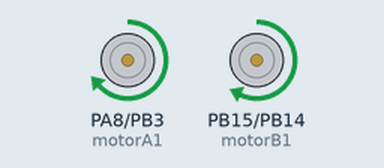
Simulated run of this sketch. Board: STM32 Blue Pill. On the bench: motor-driver pin pairs drawn as motors (green arrow = first pin HIGH = forward, orange = second pin HIGH = backward, longer = more drive).

Above: at 0.1 s.
At 3.6 s:
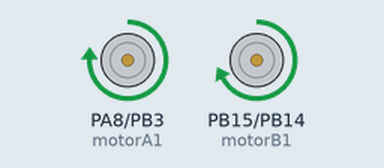
At 7.9 s:
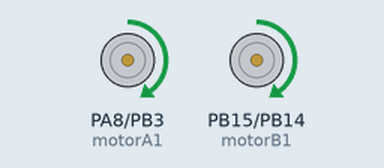
At 9.5 s:
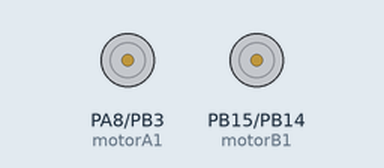
Timing chart, 0 to 11.0 s (numbered marks = the images above):
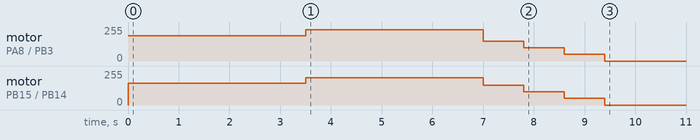

The sketch:

5482526_assignment_1.ino
```cpp
/**
* Student name: Ariel Potolski Eilat
* Student number: 5482526
*
*/

const uint32_t motorA1 = PA8;
const uint32_t motorA2 = PB3;

const uint32_t motorB1 = PB15;
const uint32_t motorB2 = PB14;

void setup() {
  pinMode(motorA1, OUTPUT);
  pinMode(motorA2, OUTPUT);
  pinMode(motorB1, OUTPUT);
  pinMode(motorB2, OUTPUT);

  motor();
}

void motor() {
  /*IMPORTANT
  * The diferences in speed between the two motors is to compensate for the diference between their spinning speed.
  * Motor B spins faster than motor A. Therefore, we need to compensate that diference in the code, so that the robot
  * can go in a straight line. This is also applied in the other tasks of the lab.
  */
  analogWrite(motorA1, 190);  // start with 55% of the speed
  analogWrite(motorA2, 0);
  analogWrite(motorB1, 165);
  analogWrite(motorB2, 0);
  delay(3500);

  analogWrite(motorA1, 235); // increase to around 80% of the speed
  analogWrite(motorA2, 0);
  analogWrite(motorB1, 205);
  analogWrite(motorB2, 0);
  delay(3500);

  analogWrite(motorA1, 150);  // start slowly decreasing the speed
  analogWrite(motorA2, 0);
  analogWrite(motorB1, 150);
  analogWrite(motorB2, 0);
  delay(800);

  analogWrite(motorA1, 100);
  analogWrite(motorA2, 0);
  analogWrite(motorB1, 100);
  analogWrite(motorB2, 0);
  delay(800);

  analogWrite(motorA1, 50);
  analogWrite(motorA2, 0);
  analogWrite(motorB1, 50);
  analogWrite(motorB2, 0);
  delay(800);

  analogWrite(motorA1, 0); // turn motors off (completely stop)
  analogWrite(motorB1, 0);
  analogWrite(motorA2, 0); // turn motors off (completely stop)
  analogWrite(motorB2, 0);
}

void loop() {

}
```
